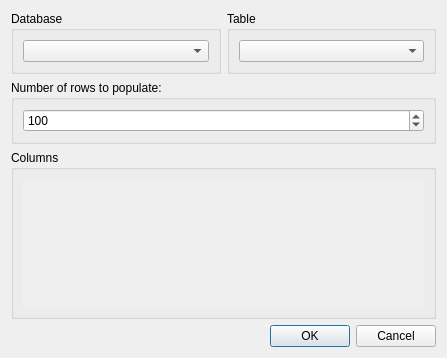
<?xml version="1.0" encoding="UTF-8"?>
<ui version="4.0">
 <class>PopulateDialog</class>
 <widget class="QDialog" name="PopulateDialog">
  <property name="geometry">
   <rect>
    <x>0</x>
    <y>0</y>
    <width>447</width>
    <height>358</height>
   </rect>
  </property>
  <property name="windowTitle">
   <string>Populate table</string>
  </property>
  <layout class="QGridLayout" name="gridLayout">
   <item row="0" column="0">
    <widget class="QGroupBox" name="databaseGroup">
     <property name="sizePolicy">
      <sizepolicy hsizetype="Preferred" vsizetype="Minimum">
       <horstretch>0</horstretch>
       <verstretch>0</verstretch>
      </sizepolicy>
     </property>
     <property name="title">
      <string>Database</string>
     </property>
     <layout class="QVBoxLayout" name="verticalLayout">
      <item>
       <widget class="QComboBox" name="databaseCombo"/>
      </item>
     </layout>
    </widget>
   </item>
   <item row="0" column="1">
    <widget class="QGroupBox" name="tableGroup">
     <property name="sizePolicy">
      <sizepolicy hsizetype="Preferred" vsizetype="Minimum">
       <horstretch>0</horstretch>
       <verstretch>0</verstretch>
      </sizepolicy>
     </property>
     <property name="title">
      <string>Table</string>
     </property>
     <layout class="QVBoxLayout" name="verticalLayout_2">
      <item>
       <widget class="QComboBox" name="tableCombo"/>
      </item>
     </layout>
    </widget>
   </item>
   <item row="3" column="0" colspan="2">
    <widget class="QDialogButtonBox" name="buttonBox">
     <property name="orientation">
      <enum>Qt::Horizontal</enum>
     </property>
     <property name="standardButtons">
      <set>QDialogButtonBox::Cancel|QDialogButtonBox::Ok</set>
     </property>
    </widget>
   </item>
   <item row="2" column="0" colspan="2">
    <widget class="QGroupBox" name="columnsGroup">
     <property name="sizePolicy">
      <sizepolicy hsizetype="Preferred" vsizetype="Expanding">
       <horstretch>0</horstretch>
       <verstretch>0</verstretch>
      </sizepolicy>
     </property>
     <property name="title">
      <string>Columns</string>
     </property>
     <layout class="QVBoxLayout" name="verticalLayout_3">
      <item>
       <widget class="QScrollArea" name="scrollArea">
        <property name="frameShape">
         <enum>QFrame::NoFrame</enum>
        </property>
        <property name="widgetResizable">
         <bool>true</bool>
        </property>
        <widget class="QWidget" name="columnsWidget">
         <property name="geometry">
          <rect>
           <x>0</x>
           <y>0</y>
           <width>409</width>
           <height>144</height>
          </rect>
         </property>
         <layout class="QGridLayout" name="columnsLayout"/>
        </widget>
       </widget>
      </item>
     </layout>
    </widget>
   </item>
   <item row="1" column="0" colspan="2">
    <widget class="QGroupBox" name="rowsGroup">
     <property name="title">
      <string>Number of rows to populate:</string>
     </property>
     <layout class="QVBoxLayout" name="verticalLayout_4">
      <item>
       <widget class="QSpinBox" name="rowsSpin">
        <property name="maximum">
         <number>999999999</number>
        </property>
        <property name="value">
         <number>100</number>
        </property>
       </widget>
      </item>
     </layout>
    </widget>
   </item>
  </layout>
 </widget>
 <resources/>
 <connections>
  <connection>
   <sender>buttonBox</sender>
   <signal>accepted()</signal>
   <receiver>PopulateDialog</receiver>
   <slot>accept()</slot>
   <hints>
    <hint type="sourcelabel">
     <x>248</x>
     <y>254</y>
    </hint>
    <hint type="destinationlabel">
     <x>157</x>
     <y>274</y>
    </hint>
   </hints>
  </connection>
  <connection>
   <sender>buttonBox</sender>
   <signal>rejected()</signal>
   <receiver>PopulateDialog</receiver>
   <slot>reject()</slot>
   <hints>
    <hint type="sourcelabel">
     <x>316</x>
     <y>260</y>
    </hint>
    <hint type="destinationlabel">
     <x>286</x>
     <y>274</y>
    </hint>
   </hints>
  </connection>
 </connections>
</ui>
